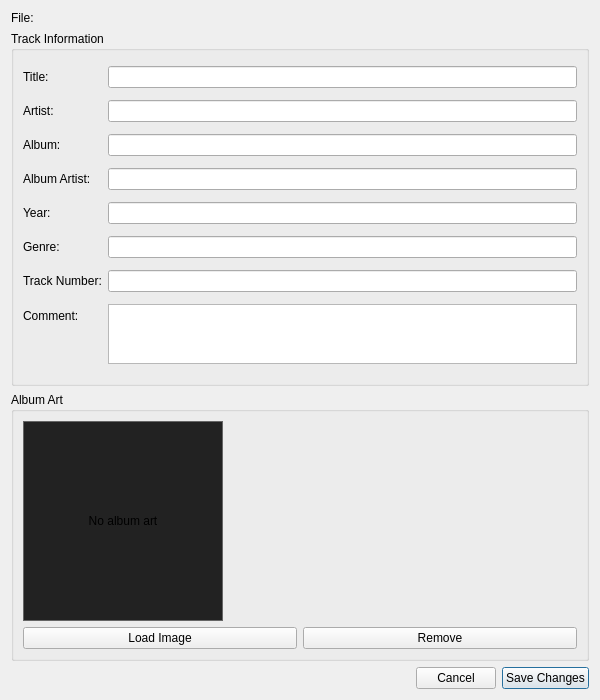
<?xml version="1.0" encoding="UTF-8"?>
<ui version="4.0">
 <class>MetadataEditorDialog</class>
 <widget class="QDialog" name="MetadataEditorDialog">
  <property name="geometry">
   <rect>
    <x>0</x>
    <y>0</y>
    <width>600</width>
    <height>700</height>
   </rect>
  </property>
  <property name="windowTitle">
   <string>Edit Metadata</string>
  </property>
  <layout class="QVBoxLayout" name="verticalLayout">
   <item>
    <widget class="QLabel" name="fileInfoLabel">
     <property name="text">
      <string>&lt;b&gt;File:&lt;/b&gt; </string>
     </property>
     <property name="textFormat">
      <enum>Qt::TextFormat::RichText</enum>
     </property>
    </widget>
   </item>
   <item>
    <widget class="QGroupBox" name="textGroup">
     <property name="title">
      <string>Track Information</string>
     </property>
     <layout class="QFormLayout" name="formLayout">
      <item row="0" column="0">
       <widget class="QLabel" name="label">
        <property name="text">
         <string>Title:</string>
        </property>
       </widget>
      </item>
      <item row="0" column="1">
       <widget class="QLineEdit" name="titleEdit"/>
      </item>
      <item row="1" column="0">
       <widget class="QLabel" name="label_2">
        <property name="text">
         <string>Artist:</string>
        </property>
       </widget>
      </item>
      <item row="1" column="1">
       <widget class="QLineEdit" name="artistEdit"/>
      </item>
      <item row="2" column="0">
       <widget class="QLabel" name="label_3">
        <property name="text">
         <string>Album:</string>
        </property>
       </widget>
      </item>
      <item row="2" column="1">
       <widget class="QLineEdit" name="albumEdit"/>
      </item>
      <item row="3" column="0">
       <widget class="QLabel" name="label_4">
        <property name="text">
         <string>Album Artist:</string>
        </property>
       </widget>
      </item>
      <item row="3" column="1">
       <widget class="QLineEdit" name="albumArtistEdit"/>
      </item>
      <item row="4" column="0">
       <widget class="QLabel" name="label_5">
        <property name="text">
         <string>Year:</string>
        </property>
       </widget>
      </item>
      <item row="4" column="1">
       <widget class="QLineEdit" name="yearEdit">
        <property name="maxLength">
         <number>4</number>
        </property>
       </widget>
      </item>
      <item row="5" column="0">
       <widget class="QLabel" name="label_6">
        <property name="text">
         <string>Genre:</string>
        </property>
       </widget>
      </item>
      <item row="5" column="1">
       <widget class="QLineEdit" name="genreEdit"/>
      </item>
      <item row="6" column="0">
       <widget class="QLabel" name="label_7">
        <property name="text">
         <string>Track Number:</string>
        </property>
       </widget>
      </item>
      <item row="6" column="1">
       <widget class="QLineEdit" name="trackNumberEdit">
        <property name="maxLength">
         <number>3</number>
        </property>
       </widget>
      </item>
      <item row="7" column="0">
       <widget class="QLabel" name="label_8">
        <property name="text">
         <string>Comment:</string>
        </property>
       </widget>
      </item>
      <item row="7" column="1">
       <widget class="QTextEdit" name="commentEdit">
        <property name="maximumSize">
         <size>
          <width>16777215</width>
          <height>60</height>
         </size>
        </property>
       </widget>
      </item>
     </layout>
    </widget>
   </item>
   <item>
    <widget class="QGroupBox" name="artGroup">
     <property name="title">
      <string>Album Art</string>
     </property>
     <layout class="QVBoxLayout" name="verticalLayout_2">
      <item>
       <widget class="QLabel" name="albumArtLabel">
        <property name="minimumSize">
         <size>
          <width>200</width>
          <height>200</height>
         </size>
        </property>
        <property name="maximumSize">
         <size>
          <width>200</width>
          <height>200</height>
         </size>
        </property>
        <property name="styleSheet">
         <string notr="true">QLabel { border: 1px solid #666; background-color: #222; }</string>
        </property>
        <property name="text">
         <string>No album art</string>
        </property>
        <property name="alignment">
         <set>Qt::AlignmentFlag::AlignCenter</set>
        </property>
       </widget>
      </item>
      <item>
       <layout class="QHBoxLayout" name="horizontalLayout">
        <item>
         <widget class="QPushButton" name="loadArtButton">
          <property name="text">
           <string>Load Image</string>
          </property>
         </widget>
        </item>
        <item>
         <widget class="QPushButton" name="removeArtButton">
          <property name="text">
           <string>Remove</string>
          </property>
         </widget>
        </item>
       </layout>
      </item>
     </layout>
    </widget>
   </item>
   <item>
    <layout class="QHBoxLayout" name="horizontalLayout_2">
     <item>
      <spacer name="horizontalSpacer">
       <property name="orientation">
        <enum>Qt::Orientation::Horizontal</enum>
       </property>
       <property name="sizeHint" stdset="0">
        <size>
         <width>40</width>
         <height>20</height>
        </size>
       </property>
      </spacer>
     </item>
     <item>
      <widget class="QPushButton" name="cancelButton">
       <property name="text">
        <string>Cancel</string>
       </property>
      </widget>
     </item>
     <item>
      <widget class="QPushButton" name="saveButton">
       <property name="text">
        <string>Save Changes</string>
       </property>
       <property name="default">
        <bool>true</bool>
       </property>
      </widget>
     </item>
    </layout>
   </item>
  </layout>
 </widget>
 <resources/>
 <connections>
  <connection>
   <sender>saveButton</sender>
   <signal>clicked()</signal>
   <receiver>MetadataEditorDialog</receiver>
   <slot>onSaveClicked()</slot>
   <hints>
    <hint type="sourcelabel">
     <x>461</x>
     <y>669</y>
    </hint>
    <hint type="destinationlabel">
     <x>299</x>
     <y>349</y>
    </hint>
   </hints>
  </connection>
  <connection>
   <sender>cancelButton</sender>
   <signal>clicked()</signal>
   <receiver>MetadataEditorDialog</receiver>
   <slot>onCancelClicked()</slot>
   <hints>
    <hint type="sourcelabel">
     <x>549</x>
     <y>669</y>
    </hint>
    <hint type="destinationlabel">
     <x>299</x>
     <y>349</y>
    </hint>
   </hints>
  </connection>
  <connection>
   <sender>loadArtButton</sender>
   <signal>clicked()</signal>
   <receiver>MetadataEditorDialog</receiver>
   <slot>onLoadAlbumArtClicked()</slot>
   <hints>
    <hint type="sourcelabel">
     <x>251</x>
     <y>615</y>
    </hint>
    <hint type="destinationlabel">
     <x>299</x>
     <y>349</y>
    </hint>
   </hints>
  </connection>
  <connection>
   <sender>removeArtButton</sender>
   <signal>clicked()</signal>
   <receiver>MetadataEditorDialog</receiver>
   <slot>onRemoveAlbumArtClicked()</slot>
   <hints>
    <hint type="sourcelabel">
     <x>347</x>
     <y>615</y>
    </hint>
    <hint type="destinationlabel">
     <x>299</x>
     <y>349</y>
    </hint>
   </hints>
  </connection>
 </connections>
 <slots>
  <slot>onSaveClicked()</slot>
  <slot>onCancelClicked()</slot>
  <slot>onLoadAlbumArtClicked()</slot>
  <slot>onRemoveAlbumArtClicked()</slot>
 </slots>
</ui>
